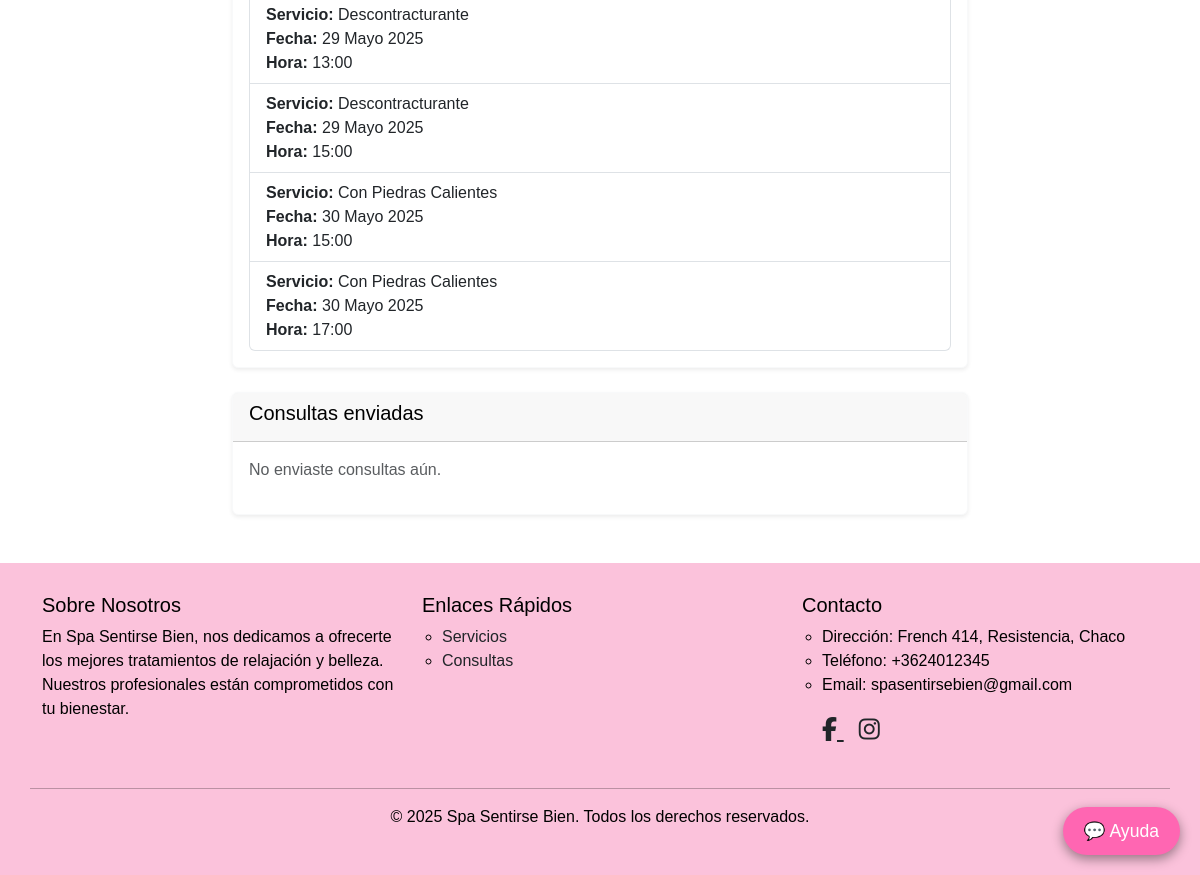
/perfil/ (signed in, lower part), run on an earlier commit of the app's database.
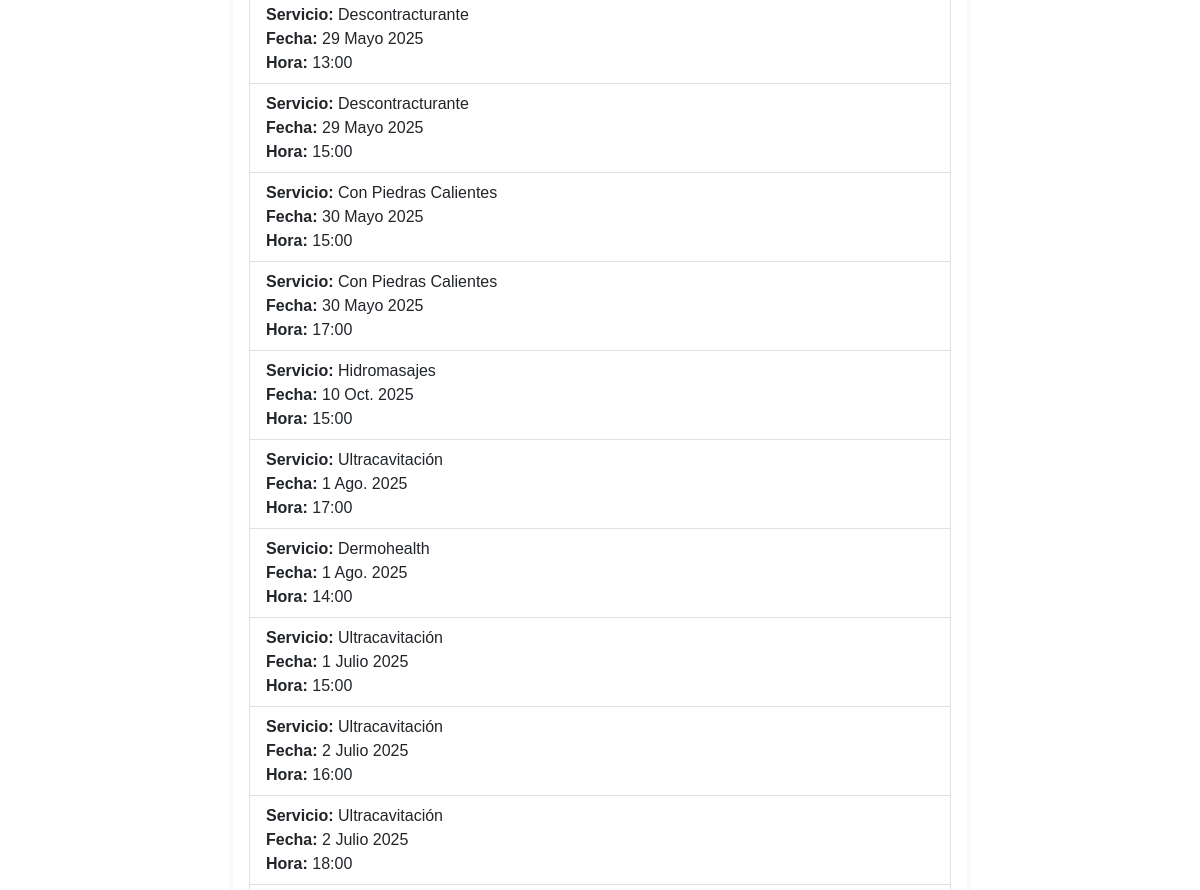
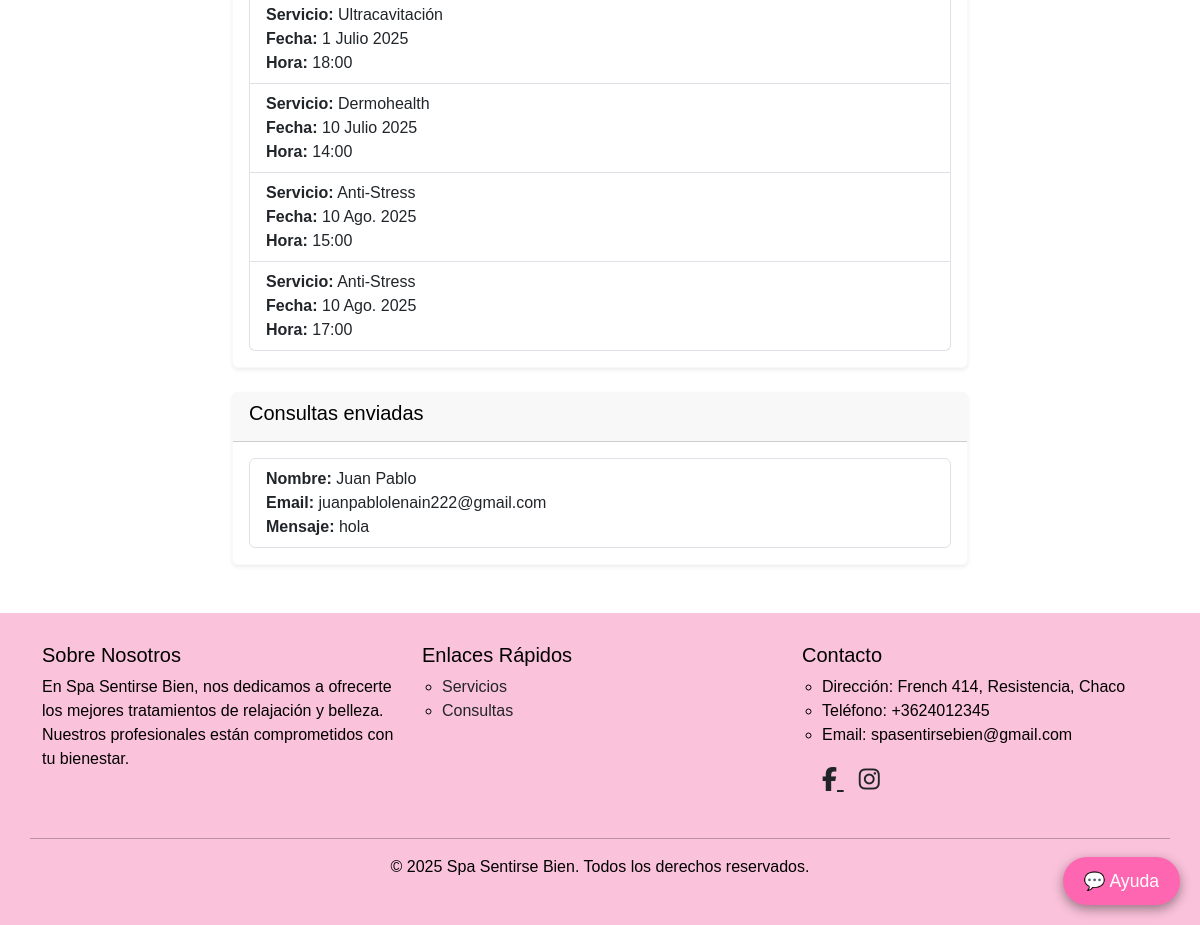
And on a later commit of the database (2 pictures, top to bottom).
### spa/models.py (models this page shows, shortened)
class Turno(models.Model):
    cliente = models.ForeignKey(Cliente, on_delete=models.CASCADE)
    servicio = models.ForeignKey(Servicio, on_delete=models.CASCADE)
    fecha = models.DateField()
    hora = models.TimeField()

class Servicio(models.Model):
    nombre = models.CharField(max_length=100)
    descripcion = models.TextField()
    imagen = models.ImageField(upload_to='servicios/', blank=True, null=True)
    subcategoria = models.ForeignKey(SubcategoriaServicio, on_delete=models.CASCADE)
    precio = models.PositiveIntegerField(default=10000)

class Consulta(models.Model):
    nombre = models.CharField(max_length=100)
    email = models.EmailField()
    mensaje = models.TextField()

### spa/views.py (the view)
# urls.py: path('perfil/', views.perfil, name='perfil'),
@login_required
def perfil(request):
    turnos = Turno.objects.filter(cliente=request.user.cliente)
    consultas = Consulta.objects.filter(email=request.user.email)
    return render(request, 'perfil.html', {
        'turnos': turnos,
        'consultas': consultas
    })

### spa/context_processors.py (called while the page is built)
def cart_processor(request):
    if request.user.is_authenticated:
        cart = Cart.objects.filter(user=request.user).first()
    else:
        session_key = request.session.session_key
        if not session_key:
            return {'cart_count': 0}
        cart = Cart.objects.filter(session_key=session_key).first()
    if cart:
        return {'cart_count': cart.items.count()}
    return {'cart_count': 0}

def is_admin(request):
    return {'is_admin': request.user.is_staff}

### spa/templatetags/custom_filters.py (called while the page is built)
@register.filter
def has_attr(obj, attr_name):
    return hasattr(obj, attr_name)

### templates/perfil.html (shortened to what this page needs)
{% extends 'base.html' %} {% block content %}
<div class="container mt-5 mb-5">
  <div class="row justify-content-center">
    <div class="col-md-8">
      <div class="card shadow-sm border-light mb-4">
        <div class="card-body">
          {% if turnos %}
          <ul class="list-group">
            {% for turno in turnos %}
            <li class="list-group-item">
              <strong>Servicio:</strong> {{ turno.servicio.nombre }}<br />
              <strong>Fecha:</strong> {{ turno.fecha }}<br />
              <strong>Hora:</strong> {{ turno.hora }}
            </li>
            {% endfor %}
          </ul>
          {% else %}
          <p class="text-muted">No tenés turnos reservados.</p>
          {% endif %}
        </div>
      </div>
      <div class="card shadow-sm border-light">
        <div class="card-header bg-pink text-white">
          <h5 class="text-black">Consultas enviadas</h5>
        </div>
        <div class="card-body">
          {% if consultas %}
          <ul class="list-group">
            {% for consulta in consultas %}
            <li class="list-group-item">
              <strong>Nombre:</strong> {{ consulta.nombre }}<br />
              <strong>Email:</strong> {{ consulta.email }}<br />
              <strong>Mensaje:</strong> {{ consulta.mensaje }}
            </li>
            {% endfor %}
          </ul>
          {% else %}
          <p class="text-muted">No enviaste consultas aún.</p>
          {% endif %}
        </div>
      </div>
    </div>
  </div>
</div>
{% include 'footer.html' %} {% endblock %}

What changed in the data, as far as the page shows it:
added Turno: servicio.nombre "Hidromasajes", fecha "10 Oct. 2025", hora "15:00"
added Turno: servicio.nombre "Ultracavitación", fecha "1 Ago. 2025", hora "17:00"
added Turno: servicio.nombre "Dermohealth", fecha "1 Ago. 2025", hora "14:00"
added Turno: servicio.nombre "Ultracavitación", fecha "1 Julio 2025", hora "15:00"
added Turno: servicio.nombre "Ultracavitación", fecha "2 Julio 2025", hora "16:00"
added Turno: servicio.nombre "Ultracavitación", fecha "2 Julio 2025", hora "18:00"
added Turno: servicio.nombre "Ultracavitación", fecha "1 Julio 2025", hora "18:00"
added Turno: servicio.nombre "Dermohealth", fecha "10 Julio 2025", hora "14:00"
added Turno: servicio.nombre "Anti-Stress", fecha "10 Ago. 2025", hora "15:00"
added Turno: servicio.nombre "Anti-Stress", fecha "10 Ago. 2025", hora "17:00"
added Consulta: nombre "Juan Pablo", email "juanpablolenain222@gmail.com", mensaje "hola"
Also different on the page:
text no longer shown: "No enviaste consultas aún."
